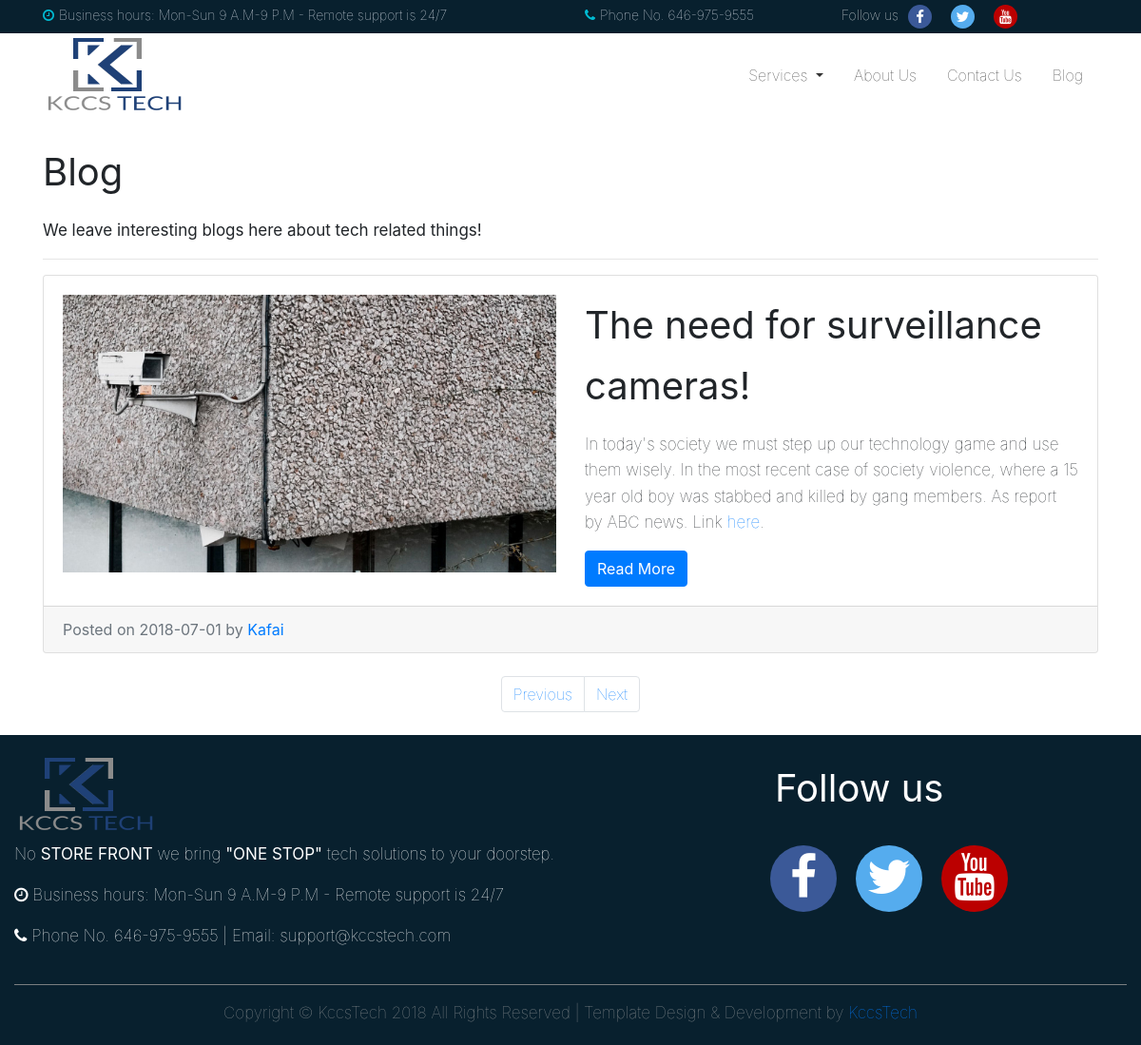
Screenshot of /blog/ with the database file from the repository.
### blog/models.py (models this page shows, shortened)
class Blog(models.Model):
    title = models.CharField(max_length=200)
    subject = models.CharField(max_length=300)
    description = models.TextField()
    text = models.TextField()
    image=models.ImageField(upload_to='media/')
    date = models.DateTimeField(default=timezone.now())

### blog/templates/blog/blog.html (shortened to what this page needs)
{% extends "base.html" %}
{% load staticfiles %}
{% block css %}
{{ block.super }}
{% endblock %}
{% block content %}
<div class="container">
  <h1 class="mt-4 mb-3"><strong>Blog</strong></h1>
  <p><strong>We leave interesting blogs here about tech related things!</strong></p>
  <hr>
</div>
{% for blog in object_list %}
<div class="container">
  <div class="card mb-4">
    <div class="card-body">
      <div class="row">
        <div class="col-lg-6">
            <img class="img-fluid" src="{{blog.image.url}}" alt="security camera">
        </div>
        <div class="col-lg-6">
          <h1 class="card-title"><strong>{{blog.title}}</strong></h1>
          <p class="card-text">{{blog.description|safe|linebreaks}}</p>
            <a href="/blog/{{ blog.id }}" class="btn btn-primary">Read More</a>
        </div>
      </div>
    </div>
    <div class="card-footer text-muted">
      Posted on {{ blog.date|date:"Y-m-d" }} by
      <a href="{% url 'about_us:about_us' %}">Kafai</a>
    </div>
  </div>
</div>
{% endfor %}
<div class="container">
  <ul class="pagination justify-content-center mb-4">
    <li class="page-item">
      <a class="page-link" href="#">Previous</a>
    </li>
    <li class="page-item">
      <a class="page-link" href="#">Next</a>
    </li>
  </ul>
</div>
{% endblock %}

### static/my_company/css/master.css (style rules this page uses)
p,h1,h2,h3,h4,li { line-height: 1.6; font-weight: lighter; }
p { font-size: 17px; }
html { position: relative; height: 100%; }

### rows the page displays
Blog: image (picture), title "The need for surveillance cameras!", description "In today's society we must step up our technology game and use them wisely. In the most recent case of society violence, where a 15 year old boy was stabbed and killed by gang members. As report by ABC news. Link here .", date "2018-07-01"
